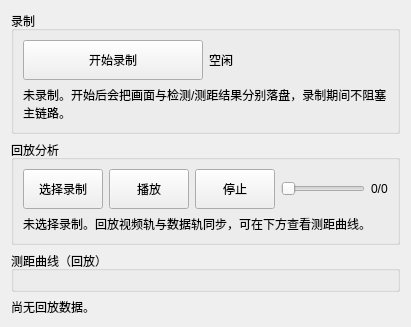
     <widget class="QWidget" name="tab_record">
      <attribute name="title">
       <string>录制回放</string>
      </attribute>
      <layout class="QVBoxLayout" name="verticalLayout_rec">
       <item>
        <widget class="QGroupBox" name="groupBox_rec">
         <property name="title">
          <string>录制</string>
         </property>
         <layout class="QVBoxLayout" name="verticalLayout_rec1">
          <item>
           <layout class="QHBoxLayout" name="horizontalLayout_rec1">
            <item>
             <widget class="QPushButton" name="btn_rec_toggle">
              <property name="minimumSize">
               <size>
                <width>0</width>
                <height>40</height>
               </size>
              </property>
              <property name="text">
               <string>开始录制</string>
              </property>
             </widget>
            </item>
            <item>
             <widget class="QLabel" name="label_rec_status">
              <property name="text">
               <string>空闲</string>
              </property>
             </widget>
            </item>
           </layout>
          </item>
          <item>
           <widget class="QLabel" name="label_rec_info">
            <property name="text">
             <string>未录制。开始后会把画面与检测/测距结果分别落盘，录制期间不阻塞主链路。</string>
            </property>
            <property name="wordWrap">
             <bool>true</bool>
            </property>
           </widget>
          </item>
         </layout>
        </widget>
       </item>
       <item>
        <widget class="QGroupBox" name="groupBox_play">
         <property name="title">
          <string>回放分析</string>
         </property>
         <layout class="QVBoxLayout" name="verticalLayout_play">
          <item>
           <layout class="QHBoxLayout" name="horizontalLayout_play1">
            <item>
             <widget class="QPushButton" name="btn_play_pick">
              <property name="minimumSize">
               <size>
                <width>0</width>
                <height>40</height>
               </size>
              </property>
              <property name="text">
               <string>选择录制</string>
              </property>
             </widget>
            </item>
            <item>
             <widget class="QPushButton" name="btn_play_toggle">
              <property name="minimumSize">
               <size>
                <width>0</width>
                <height>40</height>
               </size>
              </property>
              <property name="text">
               <string>播放</string>
              </property>
             </widget>
            </item>
            <item>
             <widget class="QPushButton" name="btn_play_stop">
              <property name="minimumSize">
               <size>
                <width>0</width>
                <height>40</height>
               </size>
              </property>
              <property name="text">
               <string>停止</string>
              </property>
             </widget>
            </item>
            <item>
             <widget class="QSlider" name="slider_play_pos">
              <property name="minimum">
               <number>0</number>
              </property>
              <property name="maximum">
               <number>1000</number>
              </property>
              <property name="value">
               <number>0</number>
              </property>
              <property name="orientation">
               <enum>Qt::Orientation::Horizontal</enum>
              </property>
             </widget>
            </item>
            <item>
             <widget class="QLabel" name="label_play_pos">
              <property name="text">
               <string>0/0</string>
              </property>
             </widget>
            </item>
           </layout>
          </item>
          <item>
           <widget class="QLabel" name="label_play_info">
            <property name="text">
             <string>未选择录制。回放视频轨与数据轨同步，可在下方查看测距曲线。</string>
            </property>
            <property name="wordWrap">
             <bool>true</bool>
            </property>
           </widget>
          </item>
         </layout>
        </widget>
       </item>
       <item>
        <widget class="QGroupBox" name="groupBox_play_plot">
         <property name="title">
          <string>测距曲线（回放）</string>
         </property>
         <layout class="QVBoxLayout" name="verticalLayout_playplot">
          <item>
           <widget class="PlotWidget" name="plot_replay_distance" native="true"/>
          </item>
         </layout>
        </widget>
       </item>
       <item>
        <widget class="QLabel" name="label_replay_summary">
         <property name="text">
          <string>尚无回放数据。</string>
         </property>
         <property name="wordWrap">
          <bool>true</bool>
         </property>
        </widget>
       </item>
      </layout>
     </widget>
